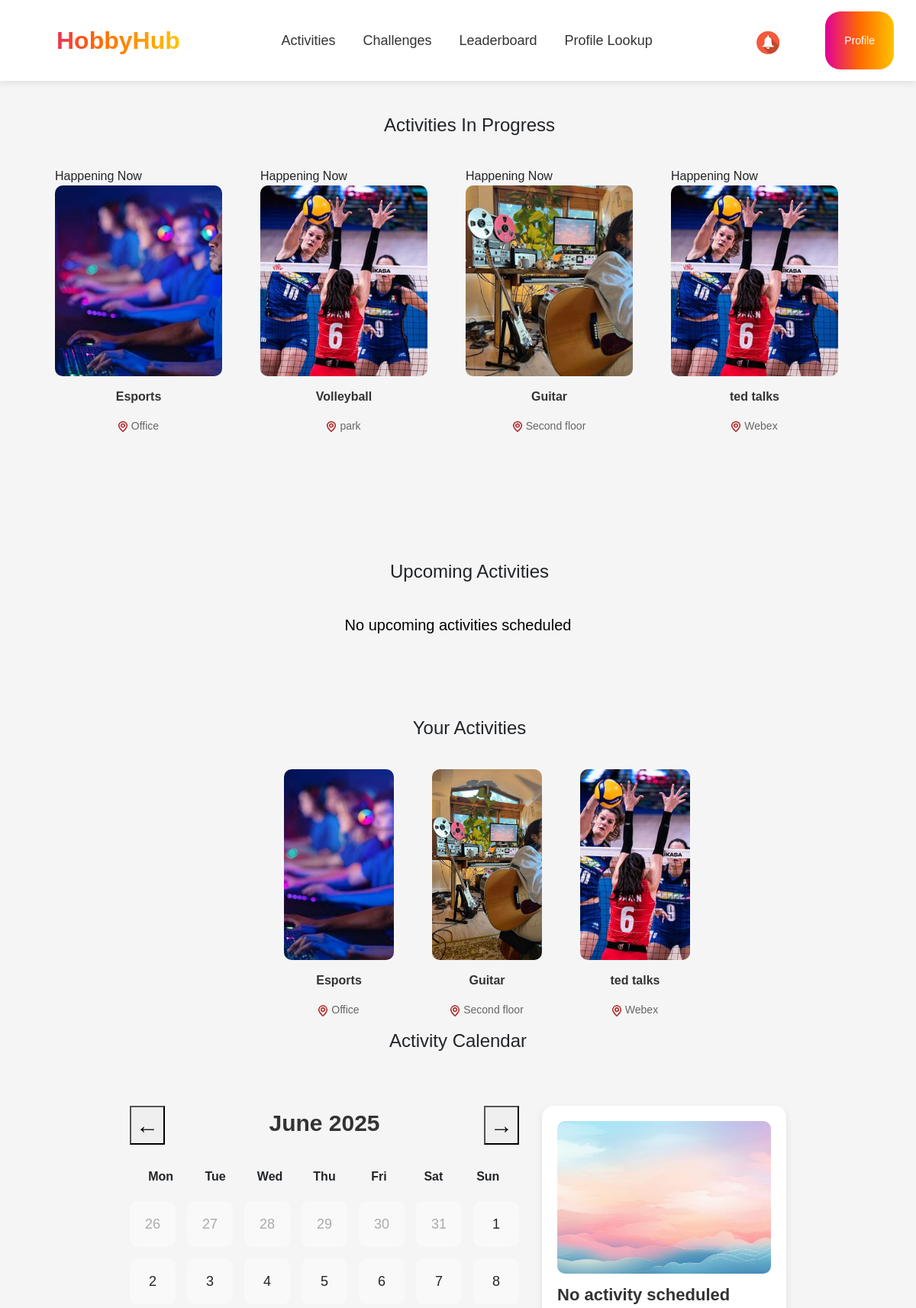
Before: /user/ (signed in, upper part) with the older database file.
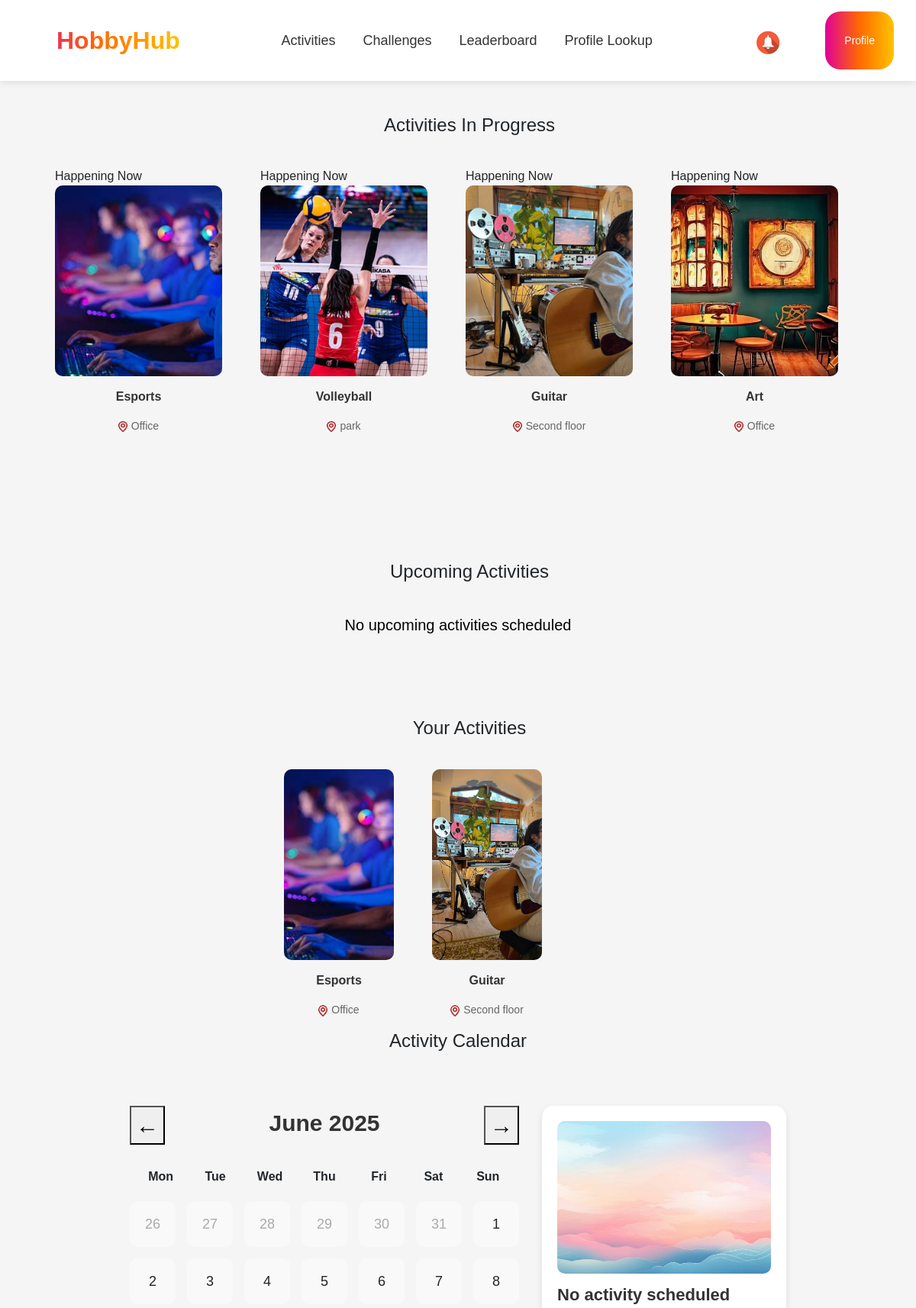
After: the same page with the newer database file.
### events/models.py (models this page shows, shortened)
class Event(models.Model):
    EVENT_TYPES = [
        ('offline-outdoor', 'Offline - Outdoor'),
        ('offline-indoor', 'Offline - Indoor'),
        ('online', 'Online'),
    ]
    EVENT_STATUS = [
        ('upcoming', 'Upcoming'),
        ('in_progress', 'In Progress'),
        ('completed', 'Completed'),
    ]
    title = models.CharField(max_length=150)
    description = models.TextField()
    location = models.CharField(max_length=250)
    date = models.DateField()
    time = models.TimeField()
    event_type = models.CharField(max_length=15, choices=EVENT_TYPES, default='offline-indoor')
    status = models.CharField(max_length=12, choices=EVENT_STATUS, default='upcoming')
    hobbies = models.ManyToManyField(Hobby, related_name='events')
    image = models.ImageField(upload_to='event_images/', null=True, blank=True)
    company = models.ForeignKey(
        Company,
        to_field='company_id',
        on_delete=models.CASCADE,
        related_name='events',
        verbose_name="Company"
    )
    diamonds = models.IntegerField(default=0, verbose_name="Diamonds")
    quota = models.IntegerField(default=10, verbose_name="Quota")
    participants = models.ManyToManyField(Employee, related_name='events', blank=True)
    def update_status(self):
        now = timezone.now()
        event_datetime = timezone.make_aware(
            timezone.datetime.combine(self.date, self.time)
        )
        if self.status == 'completed':
            return
        if now >= event_datetime:
            self.status = 'in_progress'
            self.save()
        else:
            self.status = 'upcoming'
            self.save()

### events/views.py (the view)
# urls.py: path('user/', user_view, name='user_view'),
@role_required("employee")
@approval_required
def user_view(request):
    nickname = request.session.get("nickname")
    if not nickname:
        return redirect("sign_in")
    try:
        employee = Employee.objects.get(nickname=nickname)
    except Employee.DoesNotExist:
        return redirect("sign_in")
    now = timezone.now()
    current_date = now.date()
    current_time = now.time()
    all_company_events = Event.objects.filter(company=employee.company)
    for event in all_company_events:
        event.update_status()
    company_events = all_company_events.exclude(status='completed')
    upcoming_events = company_events.filter(status='upcoming')
    in_progress_events = company_events.filter(status='in_progress')
    registered_events = employee.events.exclude(status='completed')
    events_json = serialize('json', all_company_events, fields=(
        'title', 'date', 'time', 'location', 'image', 'status', 'event_type'
    ))
    events_data = json.loads(events_json)
    return render(request, 'user.html', {
        'upcoming_events': upcoming_events,
        'in_progress_events': in_progress_events,
        'registered_events': registered_events,
        'all_events': all_company_events,  # Для календаря
        'events_data': events_data,
        'current_date': current_date,
        'current_time': current_time,
    })

### events/views.py (called while the page is built)
def role_required(role):
    def decorator(view_func):
        @wraps(view_func)
        def wrapper(request, *args, **kwargs):
            if role == "employee" and not request.session.get("nickname"):
                return redirect(f"/sign_in/?next={request.get_full_path()}")
            if role == "organizer" and not request.session.get("company_id"):
                return redirect(f"/sign_in/?next={request.get_full_path()}")
            return view_func(request, *args, **kwargs)
        return wrapper
    return decorator

def approval_required(view_func):
    @wraps(view_func)
    def _wrapped_view(request, *args, **kwargs):
        nickname = request.session.get("nickname")
        if not nickname:
            return redirect("sign_in")
        user = Employee.objects.filter(nickname=nickname).first()
        if not user or not user.is_approved:
            return redirect("")
        return view_func(request, *args, **kwargs)
    return _wrapped_view

### events/templates/user.html (shortened to what the changed rows need)
{% extends "user_base.html" %}
{% load static %}
{% block extra_css %}
    {% load static %}
    <link rel="stylesheet" href="https://cdn.jsdelivr.net/npm/bootstrap@5.3.0/dist/css/bootstrap.min.css">
    <link rel="stylesheet" href="{% static 'css/all.css' %}">
    <link href="https://fonts.cdnfonts.com/css/gilroy-bold" rel="stylesheet">
    <link rel="stylesheet" href="https://cdn.jsdelivr.net/npm/swiper/swiper-bundle.min.css">
    <link rel="stylesheet" href="{% static 'css/sass_styles.css' %}">
{% endblock %}
{% block content %}
<section class="activities">
    <h2 class="title text-center">Activities In Progress</h2>
    {% if in_progress_events %}
    <div class="swiper-container">
        <div class="swiper-wrapper">
            {% for event in in_progress_events %}
            <div class="swiper-slide">
                <span class="status-badge in-progress-badge">Happening Now</span>
                <a href="{% url 'activity_details' event.id %}" class="event-link">
                    <img class="actphoto" src="{{ event.image.url }}" alt="{{ event.title }}">
                    <p class="ptitle">{{ event.title }}</p>
                    <div class="location-part">
                        <img src="{% static 'images/locationpoint.jpg' %}" alt="Location">
                        <p class="plocat"> {{ event.location }}</p>
                    </div>
                </a>
            </div>
            {% endfor %}
        </div>
    </div>
    {% else %}
    <div class="text-center no-events">
        <p>No activities are currently in progress</p>
    </div>
    {% endif %}
</section>
<section class="activities">
    <h2 class="title text-center">Upcoming Activities</h2>
</section>
    <section class="activities-your activities">
        <h2 class="title text-center">Your Activities</h2>
        <div class="swiper-container your-act">
            <div class="swiper-wrapper">
                {% if registered_events %}
                    {% for event in registered_events %}
                    <div class="swiper-slide">
                        <img class="actphoto" src="{{ event.image.url }}" alt="{{ event.title }}">
                        <p class="ptitle">{{ event.title }}</p>
                        <div class="location-part">
                            <img src="{% static 'images/locationpoint.jpg' %}" alt="Location">
                            <p class="plocat"> {{ event.location }}</p>
                        </div>
                    </div>
                    {% endfor %}
                {% else %}
                    <div class="no-events-message text-center">
                        <p>You haven't booked any activities yet.</p>
                        <a href="{% url 'user_activities' %}" class="btn btn-gradient">Book Now</a>
                    </div>
                {% endif %}
            </div>
        </div>
    </section>
    <h2 class="title text-center">Activity Calendar</h2>
{% endblock %}

Changed rows visible on the page:
removed Event: image (picture), title "ted talks", location "Webex"
now on this page (row edited): Event: image (picture), title "Art", location "Office", shown under "Activities In Progress"
